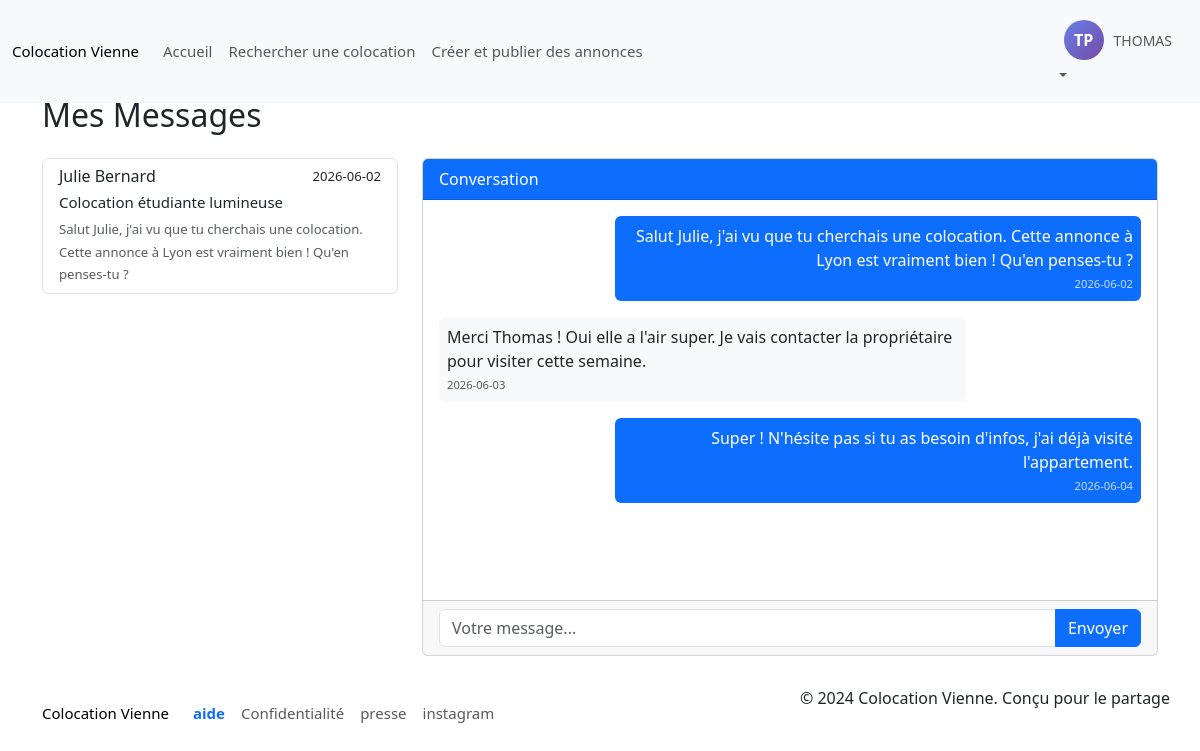
Screenshot of /pages/messages.php?annonce_id=1&with_user=4 (signed in) with the database file from the repository.
### tables this page shows
CREATE TABLE `envoi_message` (
  `id_utilisateur` int(11) DEFAULT NULL,
  `id_utilisateur_1` int(11) DEFAULT NULL,
  `id_annonce` int(11) DEFAULT NULL,
  `date_` date NOT NULL,
  `contenu` varchar(250) NOT NULL
);

### classes/Database.php (called while the page is built, shortened)
<?php
class Database {
    private ?PDO $conn = null;
    private function __construct() {
        $this->host = "localhost";
        $this->db_name = "colocation";
        $this->username = "root";
        $this->password = "";
        try {
            $this->conn = new PDO("mysql:host={$this->host};dbname={$this->db_name};charset=utf8", $this->username, $this->password);
            $this->conn->setAttribute(PDO::ATTR_ERRMODE, PDO::ERRMODE_EXCEPTION);
            $this->conn->setAttribute(PDO::ATTR_DEFAULT_FETCH_MODE, PDO::FETCH_ASSOC);
        } catch (PDOException $exception) {
            throw new \RuntimeException("Connection error: " . $exception->getMessage());
        }
    }
    public static function getInstance(): Database {
        static $instance = null;
        if ($instance === null) {
            $instance = new Database();
        }
        return $instance;
    }
    public function getConnection(): ?PDO {
        return $this->conn;
    }
}

### init.php (called while the page is built, shortened)
<?php
require_once __DIR__ . '/classes/Database.php';
require_once __DIR__ . '/classes/DAO.class.php';
require_once __DIR__ . '/classes/User.class.php';
require_once __DIR__ . '/classes/Message.class.php';
try {
    $userDAO = new UserDAO();
    $messageDAO = new MessageDAO();
} catch (Exception $e) {
    error_log("Initialization error: " . $e->getMessage());
}

### classes/DAO.class.php (called while the page is built, shortened)
<?php
abstract class DAO {
    protected ?PDO $db;
    protected string $table_name;
    protected string $primary_key;
    public function __construct(string $table_name, string $primary_key = 'id') {
        $this->db = Database::getInstance()->getConnection();
        $this->table_name = $table_name;
        $this->primary_key = $primary_key;
    }
    public function getById(int $id): ?object {
        $query = "SELECT * FROM " . $this->table_name . " WHERE " . $this->primary_key . " = :id";
        $stmt = $this->db->prepare($query);
        $stmt->bindParam(':id', $id, PDO::PARAM_INT);
        $stmt->execute();
        $result = $stmt->fetch();
        return $result ? $this->hydrate($result) : null;
    }
}

### classes/User.class.php (called while the page is built, shortened)
<?php
class User {
    private string $prenom;
    private string $nom;
    private string $photo_profil;
    public function __construct(array $data) {
        $this->prenom = $data['prenom'] ?? '';
        $this->nom = $data['nom'] ?? '';
        $this->photo_profil = $data['photo_profil'] ?? '';
    }
    public function getPrenom(): string { return $this->prenom; }
    public function getNom(): string { return $this->nom; }
    public function getPhotoProfil(): string { return $this->photo_profil; }
}
class UserDAO extends \colocation\DAO {
    protected function hydrate(array $row): User {
        return new User($row);
    }
}

### classes/Message.class.php (called while the page is built, shortened)
<?php
class Message {
    private ?int $id_utilisateur;
    private string $date_;
    private string $contenu;
    public function __construct(array $data) {
        $this->id_utilisateur = (int)($data['id_utilisateur'] ?? 0);
        $this->date_ = $data['date_'] ?? date('Y-m-d H:i:s');
        $this->contenu = $data['contenu'] ?? '';
    }
    public function getSenderId(): int { return $this->id_utilisateur; }
    public function getDate(): string { return $this->date_; }
    public function getContenu(): string { return $this->contenu; }
}
class MessageDAO extends \colocation\DAO {
    protected function hydrate(array $row): Message {
        return new Message($row);
    }
    public function getConversation(int $user1, int $user2, int $annonceId): array {
        $query = "SELECT * FROM envoi_message
                  WHERE id_annonce = :annonce_id
                  AND ((id_utilisateur = :u1 AND id_utilisateur_1 = :u2)
                  OR (id_utilisateur = :u2 AND id_utilisateur_1 = :u1))
                  ORDER BY date_ ASC";
        $stmt = $this->db->prepare($query);
        $stmt->execute([
            'annonce_id' => $annonceId,
            'u1' => $user1,
            'u2' => $user2
        ]);
        $messages = [];
        foreach ($stmt->fetchAll() as $row) {
            $messages[] = $this->hydrate($row);
        }
        return $messages;
    }
    public function getUserConversations(int $userId): array {
        $query = "SELECT m.*, u.prenom, u.nom, a.titre as annonce_titre
                  FROM envoi_message m
                  JOIN utilisateur u ON (m.id_utilisateur = u.id_utilisateur OR m.id_utilisateur_1 = u.id_utilisateur)
                  JOIN annonce a ON m.id_annonce = a.id_annonce
                  WHERE (m.id_utilisateur = :userId OR m.id_utilisateur_1 = :userId)
                  AND u.id_utilisateur != :userId
                  GROUP BY m.id_annonce, u.id_utilisateur
                  ORDER BY m.date_ DESC";
        $stmt = $this->db->prepare($query);
        $stmt->execute(['userId' => $userId]);
        return $stmt->fetchAll();
    }
}

### pages/messages.php (the view, shortened to what this page needs)
<?php
require_once "../includes/header.php";
$conversations = $messageDAO->getUserConversations($_SESSION['user_id']);
?>
<div class="container mt-5 pt-5">
    <h2 class="mb-4">Mes Messages</h2>
    <div class="row">
        <div class="col-md-4">
            <div class="list-group">
                <?php if (empty($conversations)): ?>
                    <p class="text-muted">Aucune conversation pour le moment.</p>
                <?php else: ?>
                    <?php foreach ($conversations as $conv): ?>
                        <a href="?annonce_id=<?php echo $conv['id_annonce']; ?>&with_user=<?php echo $conv['id_utilisateur'] == $_SESSION['user_id'] ? $conv['id_utilisateur_1'] : $conv['id_utilisateur']; ?>"
                           class="list-group-item list-group-item-action">
                            <div class="d-flex w-100 justify-content-between">
                                <h6 class="mb-1"><?php echo htmlspecialchars($conv['prenom'] . ' ' . $conv['nom']); ?></h6>
                                <small><?php echo $conv['date_']; ?></small>
                            </div>
                            <p class="mb-1 text-truncate"><?php echo htmlspecialchars($conv['annonce_titre']); ?></p>
                            <small class="text-muted"><?php echo htmlspecialchars($conv['contenu']); ?></small>
                        </a>
                    <?php endforeach; ?>
                <?php endif; ?>
            </div>
        </div>
        <div class="col-md-8">
            <?php if (isset($_GET['annonce_id']) && isset($_GET['with_user'])):
                $chat = $messageDAO->getConversation($_SESSION['user_id'], $_GET['with_user'], $_GET['annonce_id']);
            ?>
                <div class="card">
                    <div class="card-header bg-primary text-white">
                        Conversation
                    </div>
                    <div class="card-body" style="height: 400px; overflow-y: auto;">
                        <?php foreach ($chat as $msg): ?>
                            <div class="mb-3 <?php echo $msg->getSenderId() == $_SESSION['user_id'] ? 'text-end' : ''; ?>">
                                <div class="d-inline-block p-2 rounded <?php echo $msg->getSenderId() == $_SESSION['user_id'] ? 'bg-primary text-white' : 'bg-light'; ?>" style="max-width: 75%;">
                                    <?php echo htmlspecialchars($msg->getContenu()); ?>
                                    <div style="font-size: 0.7rem;" class="mt-1 opacity-75">
                                        <?php echo $msg->getDate(); ?>
                                    </div>
                                </div>
                            </div>
                        <?php endforeach; ?>
                    </div>
                    <div class="card-footer">
                        <form action="be/send_message.php" method="POST">
                            <div class="input-group">
                                <input type="text" name="message" class="form-control" placeholder="Votre message..." required>
                                <button class="btn btn-primary" type="submit">Envoyer</button>
                            </div>
                        </form>
                    </div>
                </div>
            <?php endif; ?>
        </div>
    </div>
</div>
<?php require_once "../includes/footer.php"; ?>

### includes/header.php (shortened to what this page needs)
<?php
require_once __DIR__ . '/../init.php';
$baseURL = "http://localhost/coLocation";
function getUserAvatar($user_id, $pdo) {
    try {
        $user = $pdo->getById($user_id);
        if ($user && !empty($user->getPhotoProfil())) {
            $server_path = $_SERVER['DOCUMENT_ROOT'] . '/coLocation/pages/be/' . $user->getPhotoProfil();
        }
        $initials = '';
        if (!empty($user->getPrenom()) && !empty($user->getNom())) {
            $initials = strtoupper(substr($user->getPrenom(), 0, 1) . substr($user->getNom(), 0, 1));
        } elseif (!empty($user->getPrenom())) {
            $initials = strtoupper(substr($user->getPrenom(), 0, 2));
        } else {
            $initials = 'U';
        }
        return [
            'src' => '',
            'initials' => $initials,
            'has_photo' => false
        ];
    } catch (Exception $e) {
        error_log("Error in getUserAvatar: " . $e->getMessage());
        return [
            'src' => '',
            'initials' => 'U',
            'has_photo' => false
        ];
    }
}
$avatarData = null;
if (!empty($_SESSION['isLoggedin']) && isset($_SESSION['user_id'])) {
    try {
        $avatarData = getUserAvatar($_SESSION['user_id'], $userDAO);
    } catch (Exception $e) {
        error_log("Database connection error: " . $e->getMessage());
        $avatarData = [
            'src' => '',
            'initials' => 'U',
            'has_photo' => false
        ];
    }
}
?>
<!DOCTYPE html>
<html lang="fr">
<head>
    <link rel="stylesheet" href="https://cdnjs.cloudflare.com/ajax/libs/font-awesome/6.5.1/css/all.min.css" />
    <link rel="stylesheet" href="<?php echo $baseURL; ?>/assets/style/style.css">
    <link href="https://cdn.jsdelivr.net/npm/bootstrap@5.3.8/dist/css/bootstrap.min.css" rel="stylesheet">
</head>
<body>
   <nav class="navbar navbar-expand-lg fixed-top bg-body-tertiary">
     <div class="container-fluid">
      <a class="navbar-brand" href="<?php echo $baseURL; ?>/index.php">Colocation Vienne</a>
      <div class="collapse navbar-collapse" id="navbarNav">
        <ul class="navbar-nav me-auto">
          <li class="nav-item">
            <a class="nav-link <?php echo basename($_SERVER['PHP_SELF']) == 'index.php' ? 'active' : ''; ?>" aria-current="page" href="<?php echo $baseURL; ?>/index.php">Accueil</a>
          </li>
          <li class="nav-item">
            <a class="nav-link <?php echo basename($_SERVER['PHP_SELF']) == 'recherche.php' ? 'active' : ''; ?>" href="<?php echo $baseURL; ?>/pages/recherche.php">Rechercher une colocation</a>
          </li>
          <li class="nav-item">
            <a class="nav-link <?php echo basename($_SERVER['PHP_SELF']) == 'creer_annonce.php' ? 'active' : ''; ?>" href="<?php echo $baseURL; ?>/pages/creer_annonce.php">Créer et publier des annonces</a>
          </li>
        </ul>
        <ul class="navbar-nav">
          <?php if (empty($_SESSION['isLoggedin'])): ?>
            <li class="nav-item">
              <a class="nav-link <?php echo basename($_SERVER['PHP_SELF']) == 'formulaire_inscription.php' ? 'active' : ''; ?>" href="<?php echo $baseURL; ?>/pages/register.php">
                <i class="fas fa-user-plus"></i> Inscription
              </a>
            </li>
            <li class="nav-item">
              <a class="nav-link <?php echo basename($_SERVER['PHP_SELF']) == 'connexion.php' ? 'active' : ''; ?>" href="<?php echo $baseURL; ?>/pages/connexion.php">
                <i class="fas fa-sign-in-alt"></i> Connexion
              </a>
            </li>
          <?php else: ?>
            <li class="nav-item dropdown">
              <a class="nav-link dropdown-toggle" href="#" id="profileDropdown" role="button" data-bs-toggle="dropdown" aria-expanded="false">
                <div class="avatar-wrapper">
                  <?php if ($avatarData && $avatarData['has_photo'] && !empty($avatarData['src'])): ?>
                    <img class="avatar-img" src="<?php echo htmlspecialchars($avatarData['src']); ?>" alt="Photo de profil">
                  <?php else: ?>
                    <div class="avatar-circle">
                      <?php echo htmlspecialchars($avatarData['initials'] ?? 'U'); ?>
                    </div>
                  <?php endif; ?>
                  <span class="avatar-name">
                    <?php
                      if (isset($_SESSION['user_prenom'])) {
                          echo htmlspecialchars(strtoupper($_SESSION['user_prenom']));
                      } else {
                          echo 'Mon compte';
                      }
                    ?>
                  </span>
                </div>
              </a>
            </li>
          <?php endif; ?>
        </ul>
      </div>
    </div>
  </nav>
</body>
</html>

### includes/footer.php (shortened to what this page needs)
<footer class="d-flex justify-content-between ft">
  <nav class="navbar navbar-expand-lg">
  <div class="container-fluid">
    <a class="navbar-brand" href="#">Colocation Vienne</a>
    <div class="collapse navbar-collapse" id="navbarNav">
      <ul class="navbar-nav">
        <li class="nav-item">
          <a class="nav-link active" aria-current="page" href="#">aide</a>
        </li>
        <li class="nav-item">
          <a class="nav-link" href="#">Confidentialité</a>
        </li>
        <li class="nav-item">
          <a class="nav-link" href="#">presse</a>
        </li>
        <li class="nav-item">
          <a class="nav-link" href="#">instagram</a>
        </li>
      </ul>
    </div>
  </div>
</nav>
<p>© 2024 Colocation Vienne. Conçu pour le partage</p>
</footer>
</body>
</html>

### assets/style/style.css (style rules this page uses)
body { background-color: #eaebe4; }
a { font-size: 15px !important; }
footer { padding: 30px; }
.avatar-wrapper { display: flex; align-items: center; cursor: pointer; padding: 0.25rem 0.5rem; border-radius: 50px; transition: background-color 0.2s; text-decoration: none; color: inherit; }
.avatar-circle { width: 40px; height: 40px; border-radius: 50%; display: flex; align-items: center; justify-content: center; font-weight: 600; font-size: 16px; color: #fff; background: linear-gradient(135deg, #667eea 0%, #764ba2 100%); flex-shrink: 0; object-fit: cover; }
.avatar-name { margin-left: 10px; font-weight: 500; font-size: 14px; display: none; }
@media (min-width: 992px) { .avatar-name { display: inline; } }
.nav-link.active { font-weight: 600; color: #0d6efd !important; }

### rows the page displays
envoi_message: contenu "Salut Julie, j'ai vu que tu cherchais une colocation. Cette annonce à Lyon est vraiment bien ! Qu'en penses-tu ?", date_ "2026-06-02"
envoi_message: contenu "Merci Thomas ! Oui elle a l'air super. Je vais contacter la propriétaire pour visiter cette semaine.", date_ "2026-06-03"
envoi_message: contenu "Super ! N'hésite pas si tu as besoin d'infos, j'ai déjà visité l'appartement.", date_ "2026-06-04"

### other values shown
$avatarData['initials'] "TP"
$_SESSION['user_prenom'] "THOMAS"
$conv['prenom'] . ' ' . $conv['nom'] "Julie Bernard"
$conv['date_'] "2026-06-02"
$conv['annonce_titre'] "Colocation étudiante lumineuse"
$conv['contenu'] "Salut Julie, j'ai vu que tu cherchais une colocation. Cette annonce à Lyon est vraiment bien ! Qu'en penses-tu ?"
